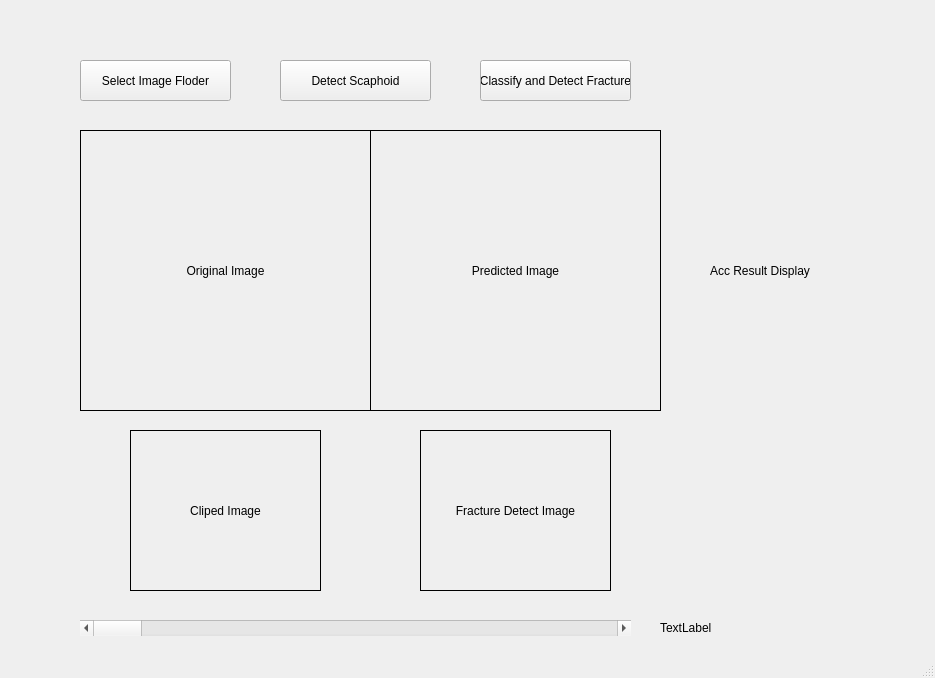
<?xml version="1.0" encoding="UTF-8"?>
<ui version="4.0">
 <class>MainWindow</class>
 <widget class="QMainWindow" name="MainWindow">
  <property name="geometry">
   <rect>
    <x>0</x>
    <y>0</y>
    <width>935</width>
    <height>678</height>
   </rect>
  </property>
  <property name="windowTitle">
   <string>MainWindow</string>
  </property>
  <widget class="QWidget" name="centralwidget">
   <widget class="QPushButton" name="fpath_btn">
    <property name="geometry">
     <rect>
      <x>80</x>
      <y>60</y>
      <width>151</width>
      <height>41</height>
     </rect>
    </property>
    <property name="text">
     <string>Select Image Floder</string>
    </property>
   </widget>
   <widget class="QPushButton" name="stage1_btn">
    <property name="geometry">
     <rect>
      <x>280</x>
      <y>60</y>
      <width>151</width>
      <height>41</height>
     </rect>
    </property>
    <property name="text">
     <string>Detect Scaphoid</string>
    </property>
   </widget>
   <widget class="QPushButton" name="stage2_btn">
    <property name="geometry">
     <rect>
      <x>480</x>
      <y>60</y>
      <width>151</width>
      <height>41</height>
     </rect>
    </property>
    <property name="text">
     <string>Classify and Detect Fracture</string>
    </property>
   </widget>
   <widget class="QScrollBar" name="img_ScrollBar">
    <property name="geometry">
     <rect>
      <x>80</x>
      <y>620</y>
      <width>551</width>
      <height>16</height>
     </rect>
    </property>
    <property name="orientation">
     <enum>Qt::Horizontal</enum>
    </property>
   </widget>
   <widget class="QLabel" name="label_original_img">
    <property name="geometry">
     <rect>
      <x>80</x>
      <y>130</y>
      <width>291</width>
      <height>281</height>
     </rect>
    </property>
    <property name="frameShape">
     <enum>QFrame::Box</enum>
    </property>
    <property name="text">
     <string>Original Image</string>
    </property>
    <property name="alignment">
     <set>Qt::AlignCenter</set>
    </property>
   </widget>
   <widget class="QLabel" name="label_detected_img">
    <property name="geometry">
     <rect>
      <x>370</x>
      <y>130</y>
      <width>291</width>
      <height>281</height>
     </rect>
    </property>
    <property name="frameShape">
     <enum>QFrame::Box</enum>
    </property>
    <property name="text">
     <string>Predicted Image</string>
    </property>
    <property name="alignment">
     <set>Qt::AlignCenter</set>
    </property>
   </widget>
   <widget class="QLabel" name="label_ScrollBar">
    <property name="geometry">
     <rect>
      <x>660</x>
      <y>620</y>
      <width>71</width>
      <height>16</height>
     </rect>
    </property>
    <property name="text">
     <string>TextLabel</string>
    </property>
   </widget>
   <widget class="QLabel" name="label_classifier_img">
    <property name="geometry">
     <rect>
      <x>130</x>
      <y>430</y>
      <width>191</width>
      <height>161</height>
     </rect>
    </property>
    <property name="frameShape">
     <enum>QFrame::Box</enum>
    </property>
    <property name="text">
     <string>Cliped Image</string>
    </property>
    <property name="alignment">
     <set>Qt::AlignCenter</set>
    </property>
   </widget>
   <widget class="QLabel" name="label_frac_img">
    <property name="geometry">
     <rect>
      <x>420</x>
      <y>430</y>
      <width>191</width>
      <height>161</height>
     </rect>
    </property>
    <property name="frameShape">
     <enum>QFrame::Box</enum>
    </property>
    <property name="text">
     <string>Fracture Detect Image</string>
    </property>
    <property name="alignment">
     <set>Qt::AlignCenter</set>
    </property>
   </widget>
   <widget class="QLabel" name="label_Show_acc">
    <property name="geometry">
     <rect>
      <x>710</x>
      <y>130</y>
      <width>161</width>
      <height>281</height>
     </rect>
    </property>
    <property name="text">
     <string>Acc Result Display</string>
    </property>
   </widget>
  </widget>
  <widget class="QStatusBar" name="statusbar"/>
  <widget class="QMenuBar" name="menubar">
   <property name="geometry">
    <rect>
     <x>0</x>
     <y>0</y>
     <width>935</width>
     <height>21</height>
    </rect>
   </property>
  </widget>
 </widget>
 <resources/>
 <connections/>
</ui>
